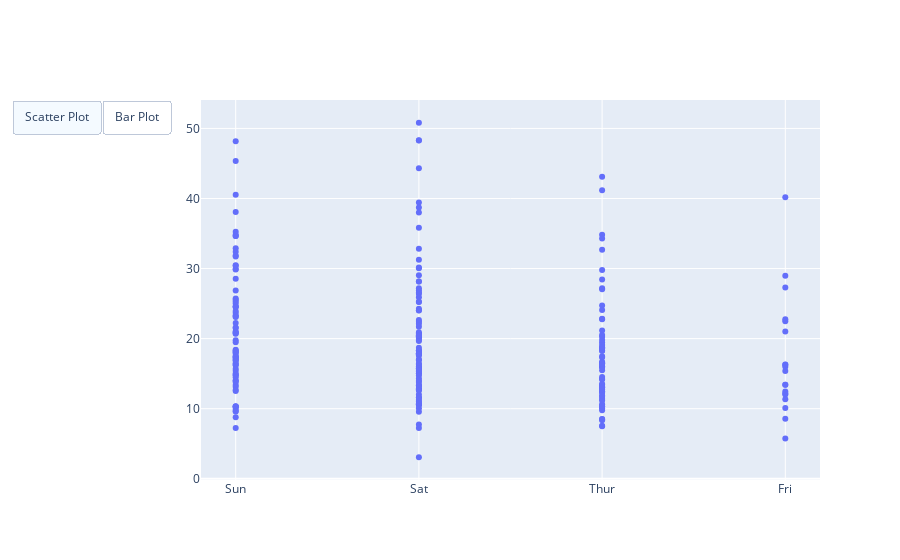

Here is the notebook cell this chart was saved with:
### Code cell
import plotly.graph_objects as px

plot = px.Figure(data = [
    px.Scatter(x = tips_df['day'], y=tips_df['total_bill'],
              mode='markers')
])

plot.update_layout(
    updatemenus = [
        dict(type="buttons", direction="left", buttons = list([
            dict(args = ['type', 'scatter'],
                label = 'Scatter Plot',
                method = 'restyle'),
            dict(args = ['type', 'bar'],
                label = 'Bar Plot',
                method = 'restyle'),
        ]))
    ]
)

plot.show()

### Figure 1 — Plotly figure (JSON) as saved in the notebook; plotly's stock layout.template omitted (floating-point values rounded to 4 significant figures; data arrays with more than 128 entries replaced by an {"elided": "..."} marker saying what was removed)
{"data": [{"mode": "markers", "type": "scatter", "x": {"elided": "244 str values"}, "y": {"elided": "244 float values"}}], "layout": {"updatemenus": [{"buttons": [{"args": ["type", "scatter"], "label": "Scatter Plot", "method": "restyle"}, {"args": ["type", "bar"], "label": "Bar Plot", "method": "restyle"}], "direction": "left", "type": "buttons"}]}}
